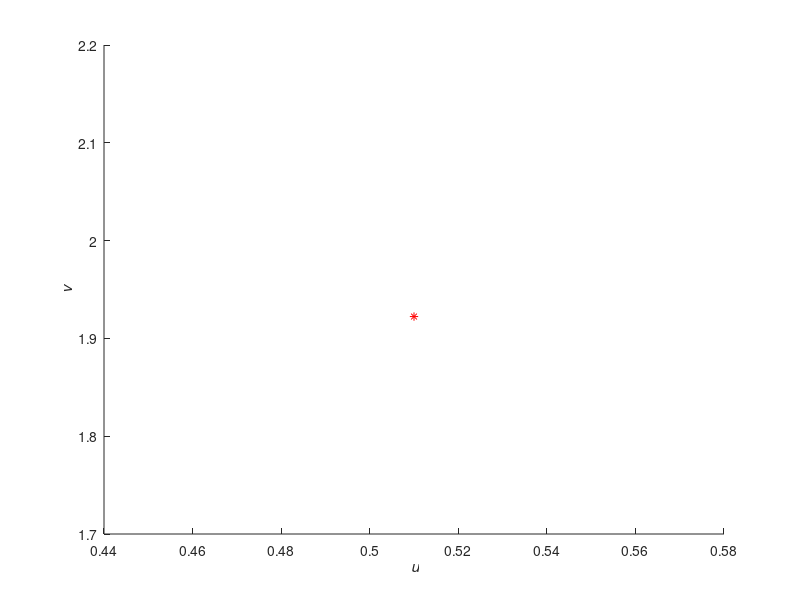

MATLAB code to generate this figure: (Note: this script raises an error after producing the figure.)
%The time mesh on which we evaluate trajectories.
t_mesh = linspace(0,20,500);

%Parameter values
a = 0.01;
b = 0.5;
tau = 0.06;

%The fixed point for the parameter values.
u_fixed = b + a;
v_fixed = b/((b+a).^2);

%The initial data.
u0 = @(t) u_fixed + 0.001*(sin(sqrt(2)*t) + cos(t));
v0 = @(t) v_fixed + 0.001*(sin(sqrt(2)*t) + cos(t));


%Plot the no delay trajectory.
figure
hold on;
xlabel('{\it u}');
ylabel('{\it v}');
plot(u_fixed,v_fixed,'r*', 'DisplayName','Fixed Point')
[u_values, v_values] = computeNoDelaySchnakenbergTrajectory(a,b,t_values,u0(0),v0(0),10e-9,10e9);
plot(u_values, v_values, 'DisplayName',"No delay");

%Plot the fixed delay trajectory.
sol = computeFixedDelaySchnakenbergTrajectory(a,b,tau,max(t_values), u0,v0,10e-9,10e9);
current_y_values = deval(sol, t_mesh);
u_values = current_y_values(1,:);
v_values = current_y_values(2,:);
plot(u_values, v_values, 'DisplayName',"Fixed delay");
    



%The number of points to use in the quadrature rule.
N=39;
[legendre_zeros, legendre_weights] = computeGaussLegendreWeights(0, 2*tau, N);

%The sigma values we wish to simulate.
sigma_amt = 4;
sigma_values = linspace(0.001,0.04,sigma_amt);

%Plot the distributed delay trajectories.
for index=1:sigma_amt
    sigma = sigma_values(index);
    sol = computeDistributedDelaySchnakenbergTrajectory(legendre_zeros, ...
                                                        legendre_weights, ...
                                                        a,b,sigma,...
                                                        max(t_values),...
                                                        u0,v0,...
                                                        10e-9,10e9);
    y_values = deval(sol, t_mesh);
    u_values = y_values(1,:);
    v_values = y_values(2,:);
    
    
    plot(u_values,v_values, 'DisplayName',"\sigma = "+string(round(sigma,10)));
    
end
legend
%print('Trajcetory Comparison Plot', '-dpng', '-r300');


